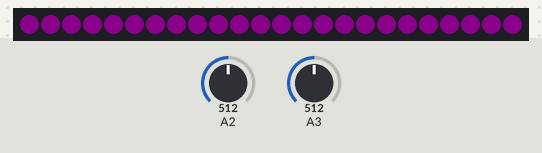
Bench run of a sketch on a simulated ATtiny85, built with avr-gcc and run on an emulated ATtiny85. On the bench: 24 RGB LEDs in strip order, left to right. Inputs (shaded band) come from the test bench; at power-on: A2 = 512, A3 = 512. Dim RGB values are drawn brighter than linear.

Above: at 1.2 s.
1.3 s: A2 set to 716
At 2.5 s:
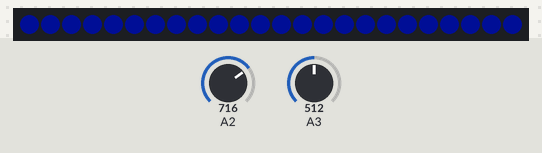
2.8 s: A3 set to 54
4.3 s: A3 set to 48
At 4.7 s:
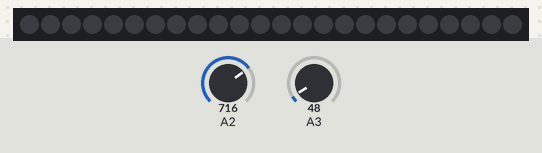
5.8 s: A3 set to 95
At 7.0 s:
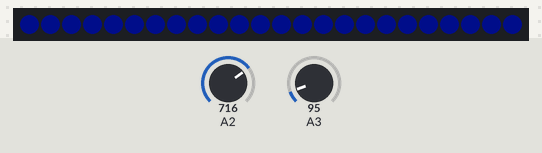
7.3 s: A2 set to 900
At 8.3 s:
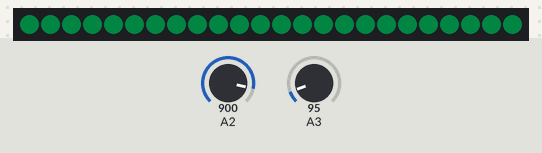
8.8 s: A2 set to 1023
Timing chart, 0 to 11.3 s (numbered marks = the images above; inputs shaded):
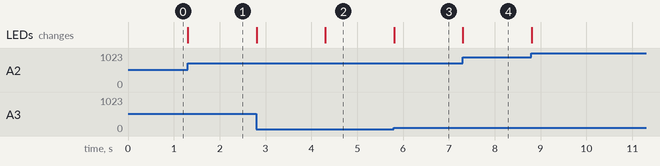

Measured:
- the behaviour switches between 52 and 51 on A3 (found by bisection; images 1 and 2)
- after the input at 1.3 s, the LEDs: change at once (image 1)
- after the input at 4.3 s, the LEDs: change at once (image 2)
- after the input at 5.8 s, the LEDs: change at once (image 3)
- after the input at 7.3 s, the LEDs: change at once (image 4)

The sketch:

RingLightATTiny85_52MM.ino
```cpp
#include <Adafruit_NeoPixel.h>

#define PIN 1   // LED Ring Pin
#define POTB 3  // Brightness Pot - MODIFIED to Pin 3 for the 123D Circuit board
#define POTC 2  // Color Selection Pot - MODIFIED to Pin 2 for the 123D Circuit board

Adafruit_NeoPixel strip = Adafruit_NeoPixel(24, PIN, NEO_GRB + NEO_KHZ800);

int lastreadB, lastreadC = 0;
int B, C = 0;

void setup() {
  strip.begin();
  strip.show(); // Initialize all pixels to 'off'
}

void loop() {
  B = map(analogRead(POTB),0,1024,0,20);
  C = map(analogRead(POTC),0,1024,0,255);
  if(lastreadB != B || lastreadC != C) { // Eliminate Flicker
    setcolor(C,B);
  }
}

void setcolor(uint8_t color, uint8_t brightness) {
  uint16_t i;
  for(i=0; i<strip.numPixels(); i++) {
    if(brightness > 0) {
      strip.setPixelColor(i, Wheel(color,brightness));
    } else {
      strip.setPixelColor(i,0,0,0);
    }
  }
  strip.show();
}

uint32_t Wheel(byte WheelPos, uint8_t brightness) {
  uint8_t nb = 21 - brightness;
  if(WheelPos < 20) {
   return strip.Color((255/nb), (255/nb), (255/nb));
  } else if(WheelPos < 85) {
   return strip.Color(((WheelPos * 3)/nb), ((255 - WheelPos * 3)/nb), 0);
  } else if(WheelPos < 170) {
   WheelPos -= 85;
   return strip.Color(((255 - WheelPos * 3)/nb), 0, ((WheelPos * 3)/nb));
  } else {
   WheelPos -= 170;
   return strip.Color(0, ((WheelPos * 3)/nb), ((255 - WheelPos * 3)/nb));
  }
}
```
